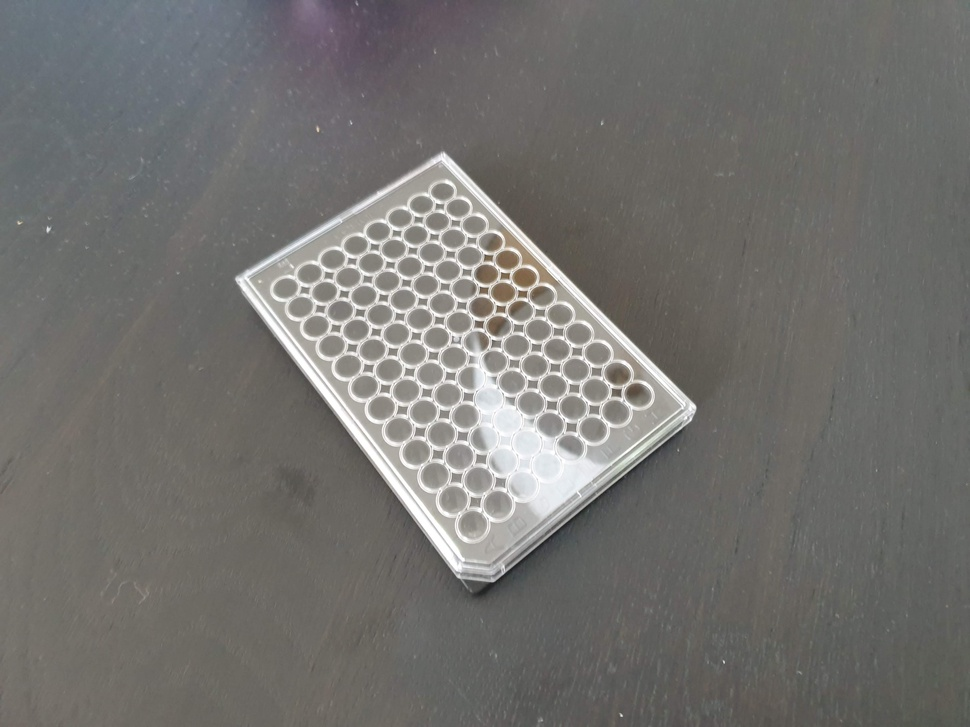
#> input picture pose/20200707_174026.jpg, 970 x 727 px, shrunk from 4032 x 3024 before the run, given in place of the camera
$ python short.py
#> lines starting #> are read from the running program, lines starting #| are printed output that depends on the picture; after the words box and inside, x2 and y2 are one past the last pixel; in counts of white or black regions, pixels touching at a corner belong together
import cv2
import numpy as np
import imutils

def pythagoras(x1, x2, y1, y2):
    return np.sqrt((x1-x2)**2 + (y1-y2)**2)

src = cv2.VideoCapture(0)

while(src.isOpened()):
    (ret, frame) = src.read()
#> frame is the input picture: shape (727, 970, 3); mean B, G, R 111.4, 114.1, 115.4

    if ret:
        gray = cv2.cvtColor(frame, cv2.COLOR_BGR2GRAY)
        # gray = cv2.bilateralFilter(gray, 5, 1000, 1000)
        # edges = cv2.Canny(gray, 30, 200)
        (ret, edges) = cv2.threshold(gray, 0, 255, cv2.THRESH_OTSU)
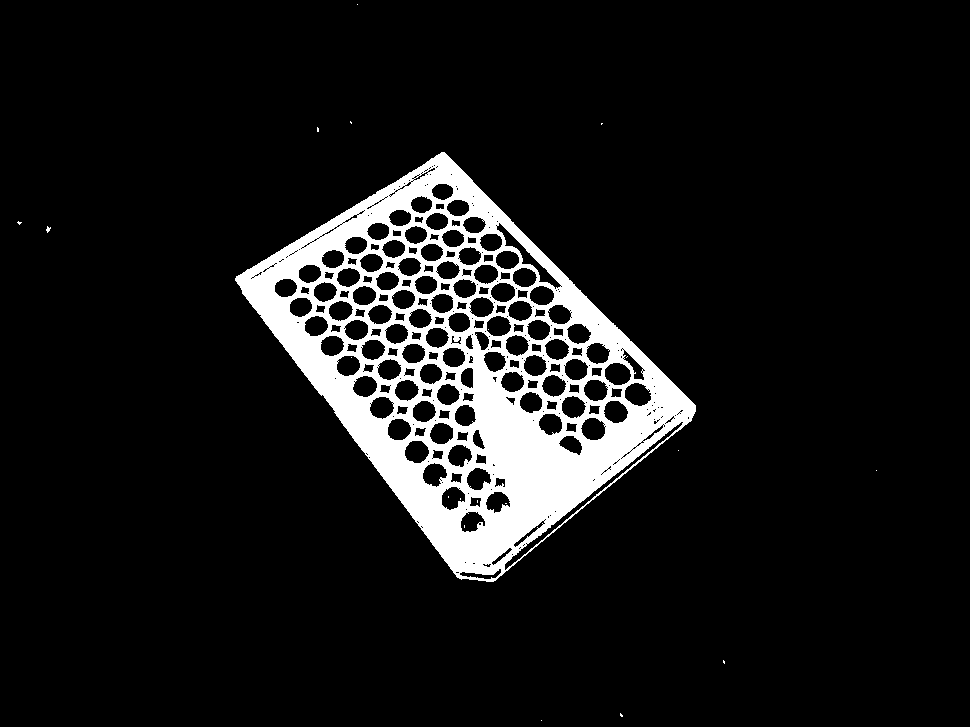
#> edges: shape (727, 970); 9.3% white; 21 white regions (20 under 20 px)
#> ret = 154

        contours = cv2.findContours(edges, cv2.RETR_TREE, cv2.CHAIN_APPROX_SIMPLE)
#> contours = 474 contours, 299 with area under 20; largest, box (x1, y1, x2, y2) and area: (235, 152, 696, 582) 101762, (504, 421, 684, 571) 1070, (496, 222, 562, 290) 718, (624, 382, 652, 407) 481, (604, 362, 632, 386) 478

        contours = imutils.grab_contours(contours)
        contours = sorted(contours, key = cv2.contourArea, reverse = True)[1:2]
#> contours = 1 contour; box (x1, y1, x2, y2) and area: (504, 421, 684, 571) 1070

        if (contours):
            contour = contours[0]
#> contour = contour of 174 points, box (x1, y1, x2, y2) (504, 421, 684, 571), area 1070

            epsilon = 0.05*cv2.arcLength(contour, True)
#> epsilon = 24.63
            approx = cv2.approxPolyDP(contour, epsilon, True)
#> approx = [[683, 422], [504, 569]]

            cv2.drawContours(frame,[approx], 0, (255,0,0), 5)
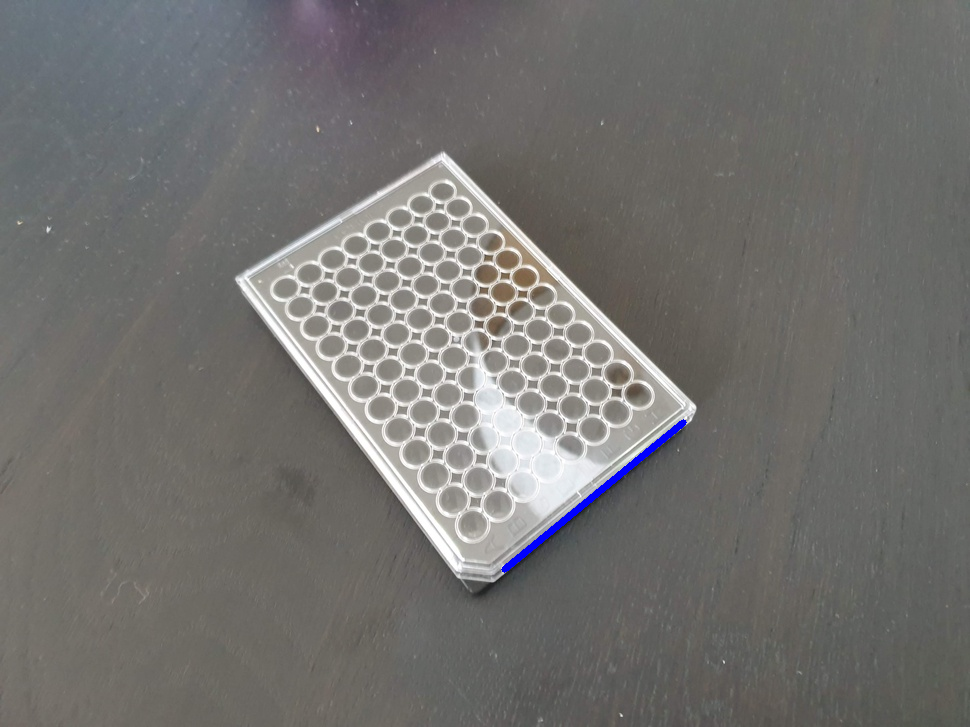
#> frame: shape (727, 970, 3); 0.23% of pixels changed, all inside (x1, y1, x2, y2) = (501, 419, 687, 573)

            xs = []
            ys = []

            for vert in approx:
                xs.append(vert[0][0])
                ys.append(vert[0][1])
#> this loop made 2 passes
#> after the loop, xs = [683, 504]; ys = [422, 569]

            if (len(xs) == 4):
                lengths = []
                for i in range(len(xs)):
                    lengths.append(pythagoras(xs[i], xs[i-1], ys[i], ys[i-1]))

                longest = lengths.index(max(lengths))
                second_longest = (longest-2)%4

                for i in range(len(xs)):
                    color = (0,255,0)
                    if (i == longest or i == second_longest):
                        color = (0,255,255)
                        cv2.line(frame, (xs[i], ys[i]), (xs[i-1], ys[i-1]), color, 5)
                    cv2.putText(frame, str(i), (xs[i], ys[i]),
                        cv2.FONT_HERSHEY_SIMPLEX, 1, (255,255,255), 2)

                midpoint = (int(np.mean(xs)), int(np.mean(ys)))

                x1 = xs[longest]-xs[longest-1]
                x2 = xs[second_longest]-xs[second_longest-1]
                y1 = ys[longest]-ys[longest-1]
                y2 = ys[second_longest]-ys[second_longest-1]

                vector = (int((x1-x2)/4), int((y1-y2)/4))
                if (vector[1] > 0):
                    vector = (-vector[0], -vector[1])
                arrow = (midpoint[0]+vector[0],midpoint[1]+vector[1])
                cv2.arrowedLine(frame, midpoint, arrow, (255,0,0), 5)

                text = ''
                if (vector[0] < 0):
                    text = 'left'
                else:
                    text = 'right'
                cv2.putText(frame, text, (100, 100),
                    cv2.FONT_HERSHEY_SIMPLEX, 1, (255,255,255), 2)


        cv2.imshow('edges', edges)
        cv2.imshow('frame', frame)

        if cv2.waitKey(1) & 0xFF == ord('q'):
#> (key q is pressed here)
            break
    else:
        break

src.release()
cv2.destroyAllWindows()
